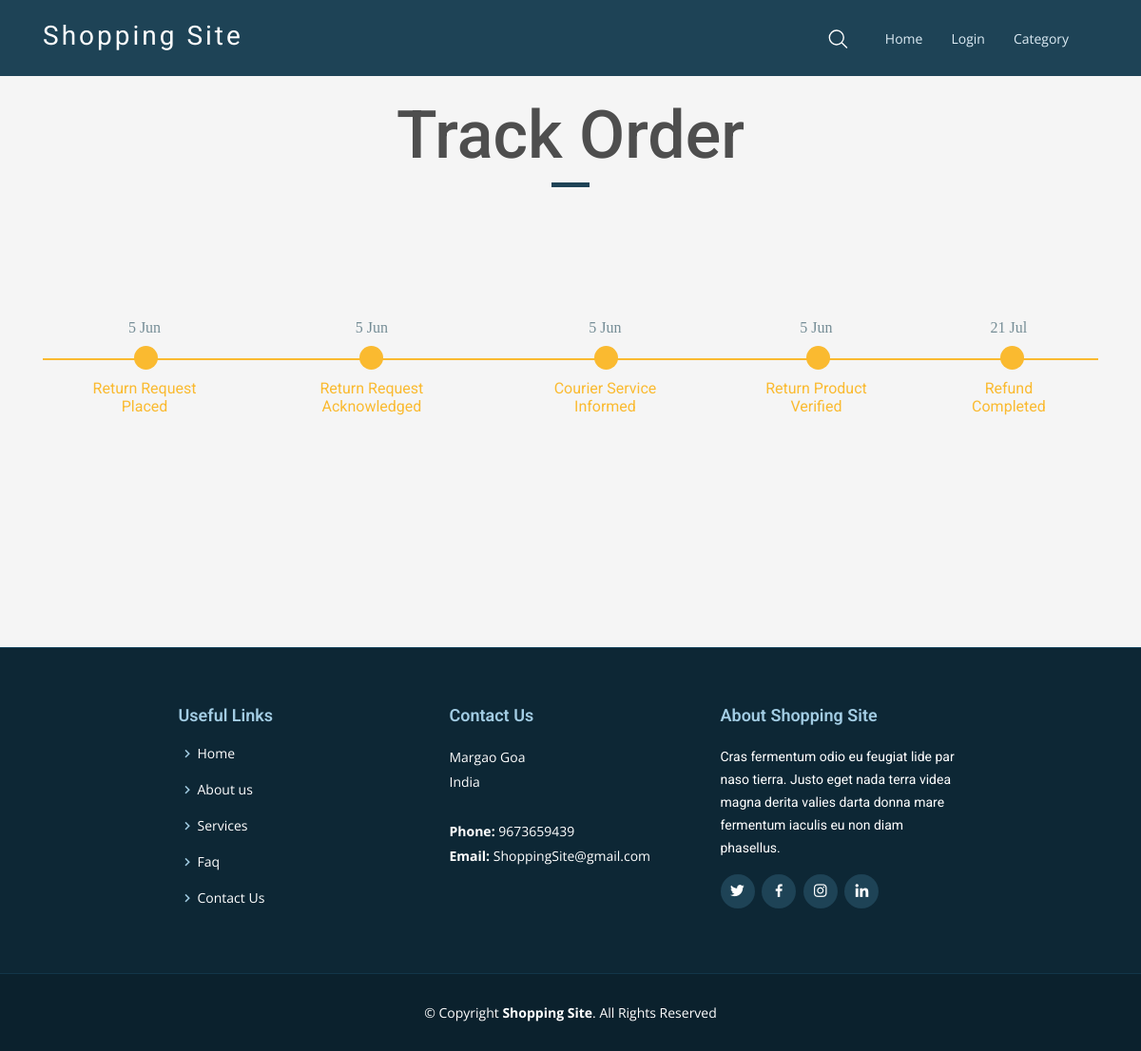
Page /track_order/10 on the committed database.
### products/models.py (models this page shows, shortened)
class Admin(models.Model):
    ordered_product = models.ForeignKey(Product, on_delete=models.CASCADE, related_name='admin')
    customer = models.ForeignKey(User, on_delete=models.CASCADE)
    status = models.IntegerField(choices=order_status, default=0)
    order_placed_date = models.DateTimeField(default=timezone.now, blank=True, null=True)
    order_confirmed_date = models.DateTimeField(blank=True, null=True)
    packing_date = models.DateTimeField(blank=True, null=True)
    shipped_date = models.DateTimeField(blank=True, null=True)
    out_for_delivery_date = models.DateTimeField(blank=True, null=True)
    delivered_date = models.DateTimeField(default=one_week_hence, blank=True, null=True)
    order_cancelled_date = models.DateTimeField(blank=True, null=True)
    return_request_placed_date = models.DateTimeField(blank=True, null=True)
    return_request_acknowledged_date = models.DateTimeField(blank=True, null=True)
    courier_service_informed_date = models.DateTimeField(blank=True, null=True)
    return_product_verified_date = models.DateTimeField(blank=True, null=True)
    refund_completed_date = models.DateTimeField(blank=True, null=True)
    delivered = models.BooleanField(default=False)

### products/views.py (the view)
# urls.py: path('track_order/<int:order_id>', views.track_order, name='track_order'),
def track_order(request, order_id):
    order = Admin.objects.get(id=order_id)
    delivery_list1 = [0, 1, 2, 3, 4, 5]
    delivery_list = {0: {'Order Placed': order.order_placed_date},
                     1: {'Order Confirmed': order.order_confirmed_date},
                     2: {'Packing': order.packing_date},
                     3: {'Shipped': order.shipped_date},
                     4: {'Out for Delivery': order.out_for_delivery_date},
                     5: {'Delivered': order.delivered_date},
                     }
    cancel_list = [0, 1, 2]
    return_list1 = [7, 8, 9, 10, 11]
    return_list = {7: {'Return Request Placed': order.return_request_placed_date},
                   8: {'Return Request Acknowledged': order.return_request_acknowledged_date},
                   9: {'Courier Service Informed': order.courier_service_informed_date},
                   10: {'Return Product Verified': order.return_product_verified_date},
                   11: {'Refund Completed': order.refund_completed_date}
                   }
    return render(request, 'template/track_order.html', {'order': order,
                                                         'delivery_list1': delivery_list1,
                                                         'delivery_list': delivery_list,
                                                         'cancel_list': cancel_list,
                                                         'return_list1': return_list1,
                                                         'return_list': return_list,
                                                         })

### products/context_processors.py (called while the page is built)
def add_variable_to_context(request):
    if request.user.is_authenticated:
        wishlist_count = Profile.objects.get(user=request.user).wishlist_products.all().count()
        cart_count = Profile.objects.get(user=request.user).cart_products.all().count()
        order_count = Admin.objects.filter(customer=request.user).count()
        notification_count = Notification.objects.filter(user=request.user, close=False).count()
        notification_new_count = Notification.objects.filter(user=request.user, seen=False).count()
        return {
            'order_count': order_count,
            'wishlist_count': wishlist_count,
            'cart_count': cart_count,
            'notification_count': notification_count,
            'notification_new_count': notification_new_count,
        }
    else:
        return {}

### products/templates/template/track_order.html (shortened to what this page needs)
{% extends 'template/base.html' %}
{% load static %}
{% block scripts %}
<link rel="stylesheet" href="{% static 'vendor/style_timeline.css' %}" type="text/css">
{% endblock %}
{% block content %}
<section class="portfolio portfolio-title">
    <div class="container">
        <div class="row">
            <div class="col-sm-12">
                <div class="title-box text-center">
                    <h3 class="title-a">
                        Track order
                    </h3>
                    <div class="line-mf"></div>
                </div>
            </div>
        </div>
    </div>
</section>
<br>
<br>
<br>
{% if order.status in delivery_list1 %}
<div class="container">
    <div class="row">
        <ul class="col-md-12 timeline" style="margin: auto;">
            {% for number, inner_list in delivery_list.items %}
            {% for status, date in inner_list.items %}
            <li class="li {% if number <= order.status %}complete{% endif %}">
                <div class="timestamp">
                    <span class="date">
                        {% if date == null %}
                        ---
                        {% else %}
                        {{ date|date:"j M" }}
                        {% endif %}
                    </span>
                </div>
                <div class="status">
                    <h6> {{ status }} </h6>
                </div>
            </li>
            {% endfor %}
            {% endfor %}
        </ul>
    </div>
</div>
{% elif order.status in return_list1 %}
<div class="container">
    <div class="row">
        <ul class="col-md-12 timeline" style="margin: auto;">
            {% for number, inner_list in return_list.items %}
            {% for status, date in inner_list.items %}
            <li class="li {% if number <= order.status %}complete{% endif %}">
                <div class="timestamp">
                    <span class="date">
                        {% if date == null %}
                        ---
                        {% else %}
                        {{ date|date:"j M" }}
                        {% endif %}
                    </span>
                </div>
                <div class="status-return">
                    <h6> {{ status }} </h6>
                </div>
            </li>
            {% endfor %}
            {% endfor %}
        </ul>
    </div>
</div>
{% endif %}
<br>
<br>
<br>
<br>
<br>
<br>
<br>
<br>
<br>
{% endblock %}

### products/static/css/style.css (style rules this page uses)
body { font-family : "Open Sans", sans-serif; color : #4e4e4e; background-color: #f5f5f5; }
h1, h2, h3, h4, h5, h6, .font-primary { font-family: "Roboto", sans-serif; }
.portfolio-title { margin-top: 100px; }
.portfolio .title-box { margin-bottom: 4rem; }
.portfolio .title-a { font-size : 70px; font-weight : 500; text-transform: capitalize; }
.portfolio .line-mf { width : 40px; height : 5px; background-color: #1e4356; margin : 0 auto; }

### rows in the picture
Admin: inner_list "5 Jun" "5 Jun" "5 Jun" "5 Jun" "21 Jul"

### other values in the picture
{{ status }} "Return Request Placed" "Return Request Acknowledged" "Courier Service Informed" "Return Product Verified" "Refund Completed"
